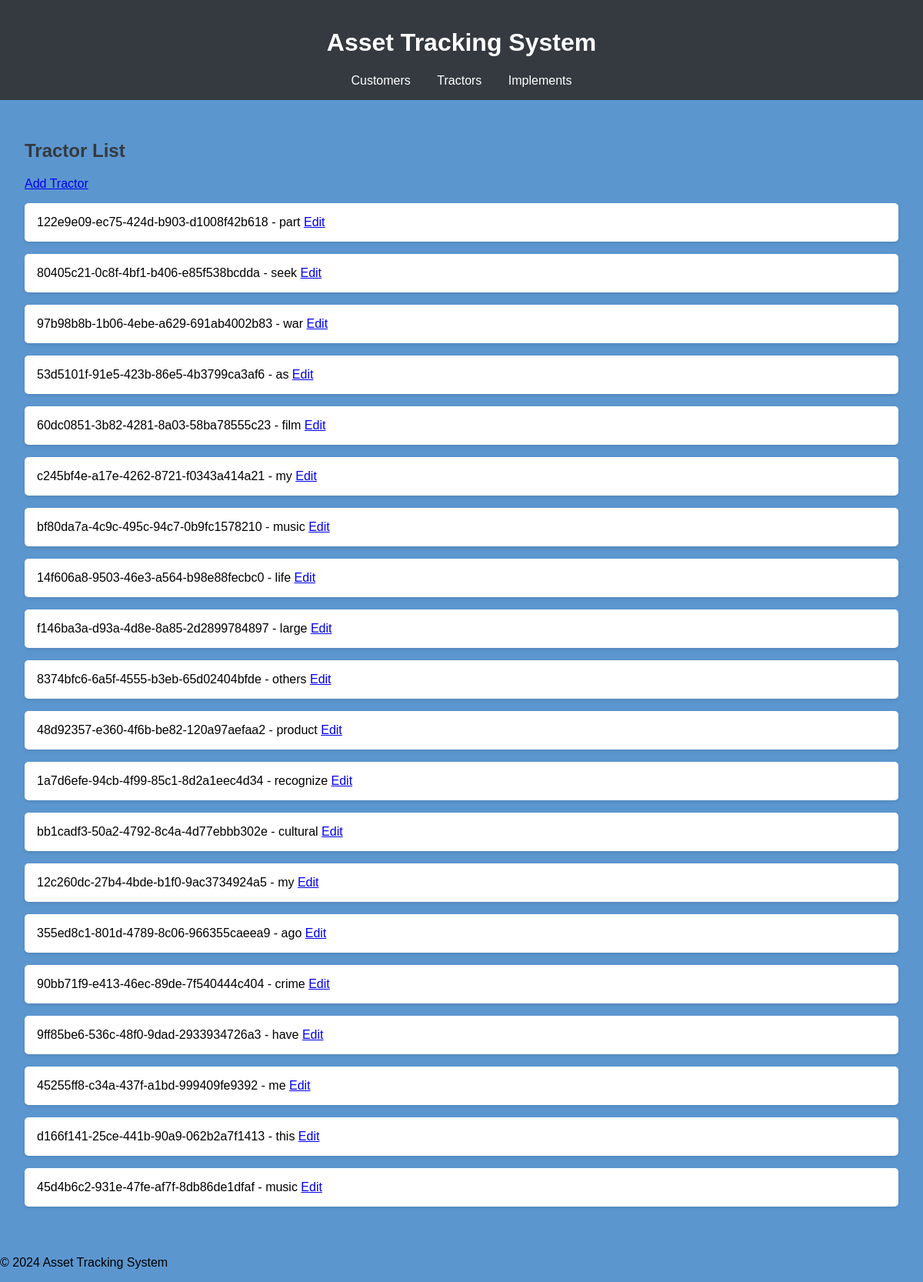
Screenshot of /tracker/tractors/ with the database file from the repository.
### tracker/models.py (models this page shows, shortened)
class TractorDetails(models.Model):
    brand = models.ForeignKey(TractorBrand, on_delete=models.CASCADE)
    model = models.ForeignKey(TractorModel, on_delete=models.CASCADE)
    registration_number = models.CharField(max_length=100, unique=True)
    chassis_number = models.CharField(max_length=100, unique=True)
    engine_number = models.CharField(max_length=100, unique=True)
    color = models.CharField(max_length=50)
    owner = models.ForeignKey(Customer, on_delete=models.SET_NULL, null=True, blank=True, related_name='tractors_owned')
    updated_by = models.ForeignKey(User, on_delete=models.SET_NULL, null=True, blank=True, related_name='tractors_updated')
    class Meta:
        db_table = "Tractor Details"

class TractorModel(models.Model):
    brand = models.ForeignKey(TractorBrand, on_delete=models.CASCADE)
    name = models.CharField(max_length=100)
    class Meta:
        db_table = "Tractor Models"

### tracker/views.py (the view)
# urls.py: path('tractors/', views.tractor_list, name='tractor_list'),
def tractor_list(request):
    tractors = TractorDetails.objects.all()
    return render(request, 'tracker/tractor_list.html', {'tractors': tractors})

### tracker/templates/tracker/tractor_list.html
{% extends 'tracker/base_generic.html' %}
{% block content %}
{% load static %}
<h2>Tractor List</h2>
<a href="{% url 'tractor_create' %}">Add Tractor</a>
<ul>
    {% for tractor in tractors %}
    <li>{{ tractor.registration_number }} - {{ tractor.model.name }} <a href="{% url 'tractor_update' tractor.pk %}">Edit</a></li>
    {% endfor %}
</ul>
{% endblock %}

### asset_tracking/static/css/styles.css (style rules this page uses)
body { font-family: Arial, sans-serif; background-color: #5c96cf; margin: 0; padding: 0; }
h2 { color: #343a40; }
ul { list-style-type: none; padding: 0; }
ul li { background-color: white; padding: 1rem; margin-bottom: 1rem; border-radius: 5px; box-shadow: 0 2px 4px rgba(0, 0, 0, 0.1); }

### rows the page displays
TractorDetails: registration_number "122e9e09-ec75-424d-b903-d1008f42b618", model.name "part"
TractorDetails: registration_number "80405c21-0c8f-4bf1-b406-e85f538bcdda", model.name "seek"
TractorDetails: registration_number "97b98b8b-1b06-4ebe-a629-691ab4002b83", model.name "war"
TractorDetails: registration_number "53d5101f-91e5-423b-86e5-4b3799ca3af6", model.name "as"
TractorDetails: registration_number "60dc0851-3b82-4281-8a03-58ba78555c23", model.name "film"
TractorDetails: registration_number "c245bf4e-a17e-4262-8721-f0343a414a21", model.name "my"
TractorDetails: registration_number "bf80da7a-4c9c-495c-94c7-0b9fc1578210", model.name "music"
TractorDetails: registration_number "14f606a8-9503-46e3-a564-b98e88fecbc0", model.name "life"
TractorDetails: registration_number "f146ba3a-d93a-4d8e-8a85-2d2899784897", model.name "large"
TractorDetails: registration_number "8374bfc6-6a5f-4555-b3eb-65d02404bfde", model.name "others"
TractorDetails: registration_number "48d92357-e360-4f6b-be82-120a97aefaa2", model.name "product"
TractorDetails: registration_number "1a7d6efe-94cb-4f99-85c1-8d2a1eec4d34", model.name "recognize"
TractorDetails: registration_number "bb1cadf3-50a2-4792-8c4a-4d77ebbb302e", model.name "cultural"
TractorDetails: registration_number "12c260dc-27b4-4bde-b1f0-9ac3734924a5", model.name "my"
TractorDetails: registration_number "355ed8c1-801d-4789-8c06-966355caeea9", model.name "ago"
TractorDetails: registration_number "90bb71f9-e413-46ec-89de-7f540444c404", model.name "crime"
TractorDetails: registration_number "9ff85be6-536c-48f0-9dad-2933934726a3", model.name "have"
TractorDetails: registration_number "45255ff8-c34a-437f-a1bd-999409fe9392", model.name "me"
TractorDetails: registration_number "d166f141-25ce-441b-90a9-062b2a7f1413", model.name "this"
TractorDetails: registration_number "45d4b6c2-931e-47fe-af7f-8db86de1dfaf", model.name "music"
